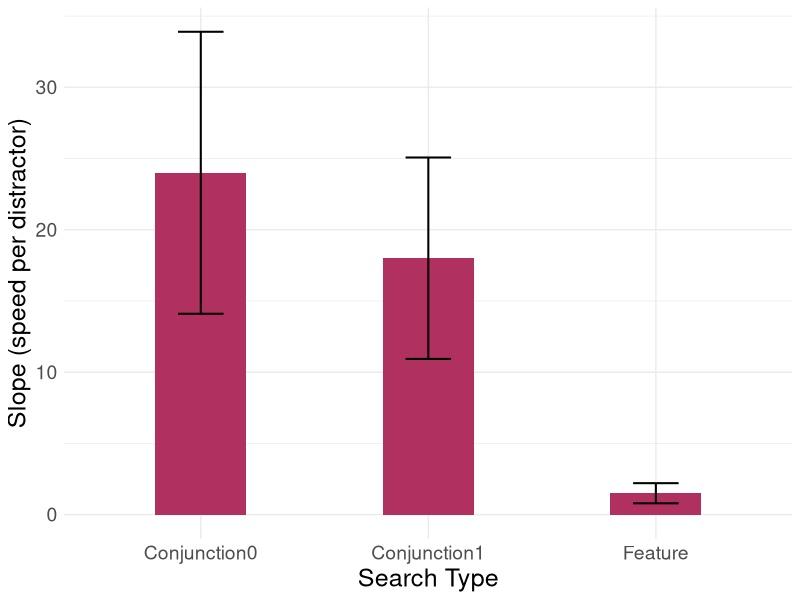

Write the R code that produced this figure.
library(ggplot2)

# Data/Variable definitions
data <- data.frame(
  Search_Type = c("Feature", "Conjunction0", "Conjunction1"),
  Slope = c(1.5, 24, 18),
  Std_Dev = c(0.707106781, 9.899494937, 7.071067812)
)

# Plot the bar chart with error bars
p <- ggplot(data, aes(x = Search_Type, y = Slope)) +
  geom_bar(stat = "identity", fill = "maroon", width = 0.4) +
  geom_errorbar(aes(ymin = Slope - Std_Dev, ymax = Slope + Std_Dev), width = 0.2, color = "black", linewidth = 0.7) +
  labs(x = "Search Type", y = "Slope (speed per distractor)") +
  theme_minimal() +
  theme(axis.text.x = element_text(size = 14), axis.text.y = element_text(size = 14),
        axis.title.x = element_text(size = 18), axis.title.y = element_text(size = 18))

print(p)